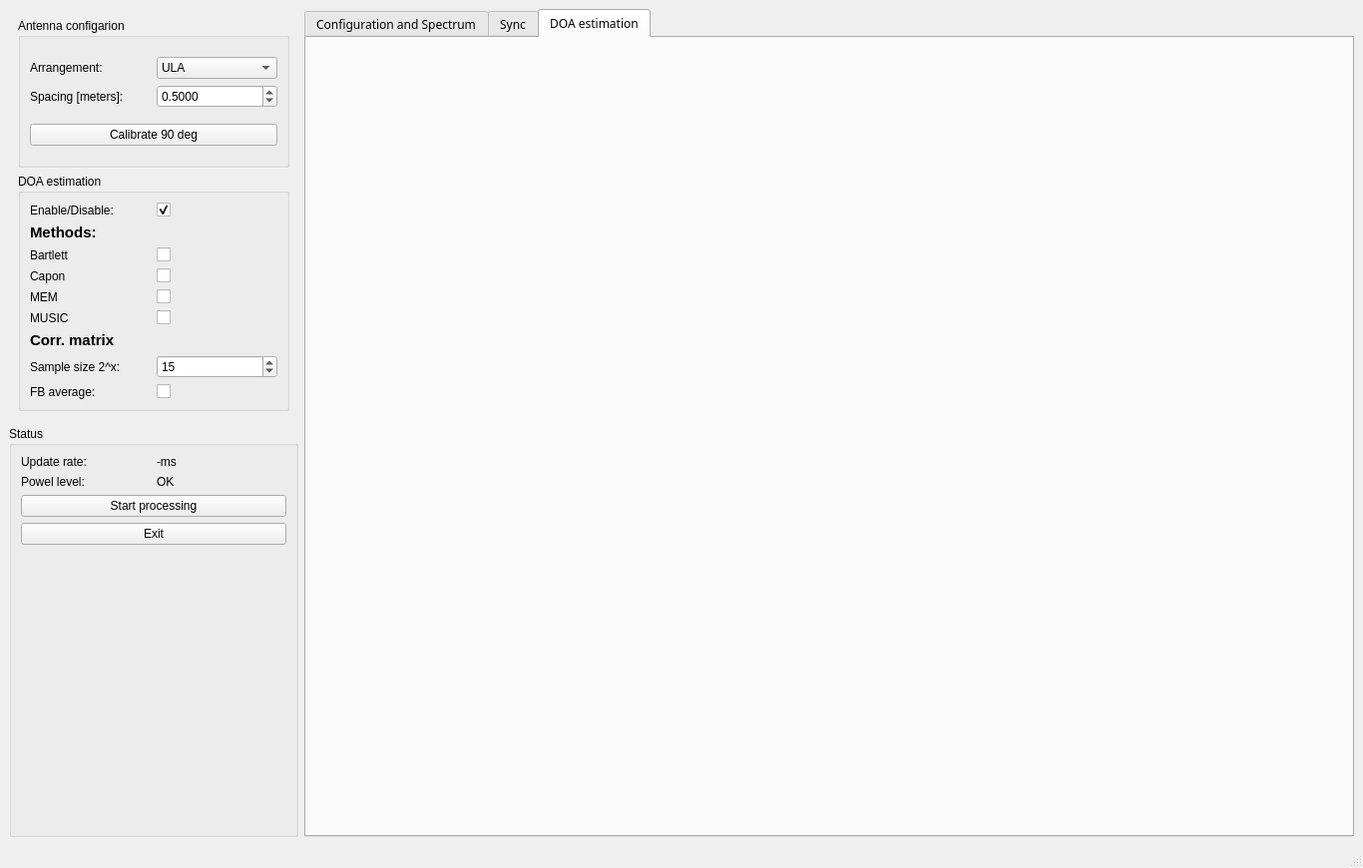
<?xml version="1.0" encoding="UTF-8"?>
<ui version="4.0">
 <class>MainWindow</class>
 <widget class="QMainWindow" name="MainWindow">
  <property name="geometry">
   <rect>
    <x>0</x>
    <y>0</y>
    <width>1366</width>
    <height>870</height>
   </rect>
  </property>
  <property name="windowTitle">
   <string>MainWindow</string>
  </property>
  <widget class="QWidget" name="centralwidget">
   <layout class="QHBoxLayout" name="horizontalLayout">
    <item>
     <layout class="QVBoxLayout" name="verticalLayout_6">
      <item>
       <widget class="QStackedWidget" name="stackedWidget_config">
        <property name="maximumSize">
         <size>
          <width>290</width>
          <height>16777215</height>
         </size>
        </property>
        <property name="currentIndex">
         <number>2</number>
        </property>
        <widget class="QWidget" name="page_4">
         <layout class="QVBoxLayout" name="verticalLayout_7">
          <item>
           <widget class="QGroupBox" name="groupBox_7">
            <property name="title">
             <string>Receiver configaration</string>
            </property>
            <layout class="QGridLayout" name="gridLayout_17">
             <item row="0" column="0">
              <layout class="QGridLayout" name="gridLayout_16">
               <item row="0" column="1">
                <widget class="QDoubleSpinBox" name="doubleSpinBox_center_freq">
                 <property name="decimals">
                  <number>4</number>
                 </property>
                 <property name="minimum">
                  <double>25.000000000000000</double>
                 </property>
                 <property name="maximum">
                  <double>2000.000000000000000</double>
                 </property>
                 <property name="value">
                  <double>100.000000000000000</double>
                 </property>
                </widget>
               </item>
               <item row="1" column="0">
                <widget class="QLabel" name="label_4">
                 <property name="text">
                  <string>Sampling frequency [MHz]:</string>
                 </property>
                </widget>
               </item>
               <item row="0" column="0">
                <widget class="QLabel" name="label_3">
                 <property name="text">
                  <string>Center frequency [MHz]:</string>
                 </property>
                </widget>
               </item>
               <item row="1" column="1">
                <widget class="QDoubleSpinBox" name="label_gain_3">
                 <property name="minimum">
                  <double>1.000000000000000</double>
                 </property>
                 <property name="maximum">
                  <double>3.200000000000000</double>
                 </property>
                </widget>
               </item>
               <item row="2" column="0">
                <widget class="QLabel" name="label_gain_4">
                 <property name="text">
                  <string>RX1 Gain [dB]:</string>
                 </property>
                </widget>
               </item>
               <item row="2" column="1">
                <widget class="QComboBox" name="comboBox_gain_4">
                 <item>
                  <property name="text">
                   <string>0</string>
                  </property>
                 </item>
                 <item>
                  <property name="text">
                   <string>0.9</string>
                  </property>
                 </item>
                 <item>
                  <property name="text">
                   <string>1.4</string>
                  </property>
                 </item>
                 <item>
                  <property name="text">
                   <string>2.7</string>
                  </property>
                 </item>
                 <item>
                  <property name="text">
                   <string>3.7</string>
                  </property>
                 </item>
                 <item>
                  <property name="text">
                   <string>7.7</string>
                  </property>
                 </item>
                 <item>
                  <property name="text">
                   <string>8.7</string>
                  </property>
                 </item>
                 <item>
                  <property name="text">
                   <string>12.5</string>
                  </property>
                 </item>
                 <item>
                  <property name="text">
                   <string>14.4</string>
                  </property>
                 </item>
                 <item>
                  <property name="text">
                   <string>15.7</string>
                  </property>
                 </item>
                 <item>
                  <property name="text">
                   <string>16.6</string>
                  </property>
                 </item>
                 <item>
                  <property name="text">
                   <string>19.7</string>
                  </property>
                 </item>
                 <item>
                  <property name="text">
                   <string>20.7</string>
                  </property>
                 </item>
                 <item>
                  <property name="text">
                   <string>22.9</string>
                  </property>
                 </item>
                 <item>
                  <property name="text">
                   <string>25.4</string>
                  </property>
                 </item>
                 <item>
                  <property name="text">
                   <string>28.0</string>
                  </property>
                 </item>
                 <item>
                  <property name="text">
                   <string>29.7</string>
                  </property>
                 </item>
                 <item>
                  <property name="text">
                   <string>32.8</string>
                  </property>
                 </item>
                 <item>
                  <property name="text">
                   <string>33.8</string>
                  </property>
                 </item>
                 <item>
                  <property name="text">
                   <string>36.4</string>
                  </property>
                 </item>
                 <item>
                  <property name="text">
                   <string>37.2</string>
                  </property>
                 </item>
                 <item>
                  <property name="text">
                   <string>38.6</string>
                  </property>
                 </item>
                 <item>
                  <property name="text">
                   <string>40.2</string>
                  </property>
                 </item>
                 <item>
                  <property name="text">
                   <string>42.1</string>
                  </property>
                 </item>
                 <item>
                  <property name="text">
                   <string>43.4</string>
                  </property>
                 </item>
                 <item>
                  <property name="text">
                   <string>43.9</string>
                  </property>
                 </item>
                 <item>
                  <property name="text">
                   <string>44.5</string>
                  </property>
                 </item>
                 <item>
                  <property name="text">
                   <string>48.0</string>
                  </property>
                 </item>
                 <item>
                  <property name="text">
                   <string>49.6</string>
                  </property>
                 </item>
                </widget>
               </item>
              </layout>
             </item>
             <item row="1" column="0">
              <widget class="QPushButton" name="pushButton_set_receiver_config">
               <property name="text">
                <string>Set</string>
               </property>
              </widget>
             </item>
            </layout>
           </widget>
          </item>
          <item>
           <widget class="QGroupBox" name="groupBox_8">
            <property name="title">
             <string>IQ preprocessing</string>
            </property>
            <layout class="QGridLayout" name="gridLayout_3">
             <item row="0" column="0">
              <layout class="QGridLayout" name="gridLayout_2">
               <item row="2" column="0">
                <widget class="QLabel" name="label_19">
                 <property name="text">
                  <string>FIR tap size:</string>
                 </property>
                </widget>
               </item>
               <item row="1" column="0">
                <widget class="QLabel" name="label_2">
                 <property name="text">
                  <string>Filter BW [kHz]: </string>
                 </property>
                </widget>
               </item>
               <item row="0" column="0">
                <widget class="QLabel" name="label">
                 <property name="text">
                  <string>DC compensation:</string>
                 </property>
                </widget>
               </item>
               <item row="3" column="0">
                <widget class="QLabel" name="label_20">
                 <property name="text">
                  <string>Decimation:</string>
                 </property>
                </widget>
               </item>
               <item row="0" column="1">
                <widget class="QCheckBox" name="checkBox_en_dc_compensation">
                 <property name="text">
                  <string/>
                 </property>
                </widget>
               </item>
               <item row="1" column="1">
                <widget class="QDoubleSpinBox" name="doubleSpinBox_filterbw">
                 <property name="maximum">
                  <double>3400.000000000000000</double>
                 </property>
                 <property name="value">
                  <double>150.000000000000000</double>
                 </property>
                </widget>
               </item>
               <item row="2" column="1">
                <widget class="QSpinBox" name="spinBox_fir_tap_size">
                 <property name="toolTip">
                  <string>&lt;html&gt;&lt;head/&gt;&lt;body&gt;&lt;p&gt;Set to 0 to disable FIR filtering.&lt;/p&gt;&lt;/body&gt;&lt;/html&gt;</string>
                 </property>
                 <property name="maximum">
                  <number>10000</number>
                 </property>
                </widget>
               </item>
               <item row="3" column="1">
                <widget class="QSpinBox" name="spinBox_decimation">
                 <property name="minimum">
                  <number>1</number>
                 </property>
                 <property name="maximum">
                  <number>1000</number>
                 </property>
                </widget>
               </item>
              </layout>
             </item>
            </layout>
           </widget>
          </item>
          <item>
           <widget class="QCheckBox" name="checkBox_en_spectrum">
            <property name="text">
             <string>Enable spectrum display</string>
            </property>
           </widget>
          </item>
         </layout>
        </widget>
        <widget class="QWidget" name="page">
         <layout class="QHBoxLayout" name="horizontalLayout_2">
          <item>
           <widget class="QGroupBox" name="groupBox">
            <property name="title">
             <string>Syncronization</string>
            </property>
            <layout class="QGridLayout" name="gridLayout_9">
             <item row="0" column="1">
              <layout class="QVBoxLayout" name="verticalLayout_2">
               <item>
                <layout class="QGridLayout" name="gridLayout_8">
                 <item row="0" column="0">
                  <widget class="QLabel" name="label_12">
                   <property name="text">
                    <string>Enable sync display:</string>
                   </property>
                  </widget>
                 </item>
                 <item row="0" column="1">
                  <widget class="QCheckBox" name="checkBox_en_sync_display">
                   <property name="text">
                    <string/>
                   </property>
                  </widget>
                 </item>
                 <item row="1" column="0">
                  <widget class="QLabel" name="label_32">
                   <property name="text">
                    <string>Noise source ON/OFF</string>
                   </property>
                  </widget>
                 </item>
                 <item row="1" column="1">
                  <widget class="QCheckBox" name="checkBox_en_noise_source">
                   <property name="text">
                    <string/>
                   </property>
                  </widget>
                 </item>
                </layout>
               </item>
               <item>
                <widget class="QPushButton" name="pushButton_del_sync_history">
                 <property name="text">
                  <string>Delete history</string>
                 </property>
                </widget>
               </item>
               <item>
                <widget class="QPushButton" name="pushButton_sync">
                 <property name="text">
                  <string>Sample sync</string>
                 </property>
                </widget>
               </item>
               <item>
                <widget class="QPushButton" name="pushButton_iq_calib">
                 <property name="text">
                  <string>Calibrate IQ</string>
                 </property>
                </widget>
               </item>
              </layout>
             </item>
             <item row="1" column="1">
              <spacer name="verticalSpacer_3">
               <property name="orientation">
                <enum>Qt::Vertical</enum>
               </property>
               <property name="sizeHint" stdset="0">
                <size>
                 <width>20</width>
                 <height>40</height>
                </size>
               </property>
              </spacer>
             </item>
            </layout>
           </widget>
          </item>
         </layout>
        </widget>
        <widget class="QWidget" name="page_2">
         <layout class="QVBoxLayout" name="verticalLayout">
          <item>
           <widget class="QGroupBox" name="groupBox_2">
            <property name="title">
             <string>Antenna configarion</string>
            </property>
            <layout class="QGridLayout" name="gridLayout_7">
             <item row="0" column="0">
              <layout class="QGridLayout" name="gridLayout_4">
               <item row="0" column="0">
                <widget class="QLabel" name="label_21">
                 <property name="text">
                  <string>Arrangement:</string>
                 </property>
                </widget>
               </item>
               <item row="1" column="0">
                <widget class="QLabel" name="label_24">
                 <property name="text">
                  <string>Spacing [meters]:</string>
                 </property>
                </widget>
               </item>
               <item row="0" column="1">
                <widget class="QComboBox" name="comboBox_antenna_alignment">
                 <property name="toolTip">
                  <string>&lt;html&gt;&lt;head/&gt;&lt;body&gt;&lt;p&gt;ULA (Uniform Linear Array)&lt;br/&gt;UCA (Uniform Ciruclar Array)&lt;/p&gt;&lt;/body&gt;&lt;/html&gt;</string>
                 </property>
                 <item>
                  <property name="text">
                   <string>ULA</string>
                  </property>
                 </item>
                 <item>
                  <property name="text">
                   <string>UCA</string>
                  </property>
                 </item>
                </widget>
               </item>
               <item row="1" column="1">
                <widget class="QDoubleSpinBox" name="doubleSpinBox_DOA_d">
                 <property name="decimals">
                  <number>4</number>
                 </property>
                 <property name="value">
                  <double>0.500000000000000</double>
                 </property>
                </widget>
               </item>
              </layout>
             </item>
             <item row="1" column="0">
              <widget class="QPushButton" name="pushButton_DOA_cal_90">
               <property name="text">
                <string>Calibrate 90 deg</string>
               </property>
              </widget>
             </item>
            </layout>
           </widget>
          </item>
          <item>
           <widget class="QGroupBox" name="groupBox_4">
            <property name="title">
             <string>DOA estimation</string>
            </property>
            <layout class="QGridLayout" name="gridLayout_10">
             <item row="0" column="0">
              <layout class="QGridLayout" name="gridLayout">
               <item row="4" column="1">
                <widget class="QCheckBox" name="checkBox_en_DOA_MEM">
                 <property name="text">
                  <string/>
                 </property>
                </widget>
               </item>
               <item row="7" column="0">
                <widget class="QLabel" name="label_10">
                 <property name="text">
                  <string>Sample size 2^x:</string>
                 </property>
                </widget>
               </item>
               <item row="2" column="1">
                <widget class="QCheckBox" name="checkBox_en_DOA_Bartlett">
                 <property name="text">
                  <string/>
                 </property>
                </widget>
               </item>
               <item row="0" column="0">
                <widget class="QLabel" name="label_11">
                 <property name="text">
                  <string>Enable/Disable:</string>
                 </property>
                </widget>
               </item>
               <item row="3" column="1">
                <widget class="QCheckBox" name="checkBox_en_DOA_Capon">
                 <property name="text">
                  <string/>
                 </property>
                </widget>
               </item>
               <item row="5" column="0">
                <widget class="QLabel" name="label_9">
                 <property name="text">
                  <string>MUSIC</string>
                 </property>
                </widget>
               </item>
               <item row="4" column="0">
                <widget class="QLabel" name="label_8">
                 <property name="text">
                  <string>MEM</string>
                 </property>
                </widget>
               </item>
               <item row="7" column="1">
                <widget class="QSpinBox" name="spinBox_DOA_sample_size">
                 <property name="minimum">
                  <number>1</number>
                 </property>
                 <property name="maximum">
                  <number>22</number>
                 </property>
                 <property name="value">
                  <number>15</number>
                 </property>
                </widget>
               </item>
               <item row="5" column="1">
                <widget class="QCheckBox" name="checkBox_en_DOA_MUSIC">
                 <property name="text">
                  <string/>
                 </property>
                </widget>
               </item>
               <item row="0" column="1">
                <widget class="QCheckBox" name="checkBox_en_DOA">
                 <property name="text">
                  <string/>
                 </property>
                 <property name="checked">
                  <bool>true</bool>
                 </property>
                </widget>
               </item>
               <item row="3" column="0">
                <widget class="QLabel" name="label_7">
                 <property name="text">
                  <string>Capon</string>
                 </property>
                </widget>
               </item>
               <item row="2" column="0">
                <widget class="QLabel" name="label_6">
                 <property name="text">
                  <string>Bartlett</string>
                 </property>
                </widget>
               </item>
               <item row="8" column="0">
                <widget class="QLabel" name="label_16">
                 <property name="text">
                  <string>FB average:</string>
                 </property>
                </widget>
               </item>
               <item row="8" column="1">
                <widget class="QCheckBox" name="checkBox_en_DOA_FB_avg">
                 <property name="text">
                  <string/>
                 </property>
                </widget>
               </item>
               <item row="1" column="0">
                <widget class="QLabel" name="label_5">
                 <property name="font">
                  <font>
                   <pointsize>11</pointsize>
                   <weight>75</weight>
                   <bold>true</bold>
                  </font>
                 </property>
                 <property name="text">
                  <string>Methods:</string>
                 </property>
                </widget>
               </item>
               <item row="6" column="0">
                <widget class="QLabel" name="label_15">
                 <property name="font">
                  <font>
                   <pointsize>11</pointsize>
                   <weight>75</weight>
                   <bold>true</bold>
                  </font>
                 </property>
                 <property name="text">
                  <string>Corr. matrix</string>
                 </property>
                </widget>
               </item>
              </layout>
             </item>
            </layout>
           </widget>
          </item>
         </layout>
        </widget>
       </widget>
      </item>
      <item>
       <widget class="QGroupBox" name="groupBox_6">
        <property name="maximumSize">
         <size>
          <width>290</width>
          <height>16777215</height>
         </size>
        </property>
        <property name="title">
         <string>Status </string>
        </property>
        <layout class="QGridLayout" name="gridLayout_15">
         <item row="2" column="0">
          <layout class="QGridLayout" name="gridLayout_14">
           <item row="1" column="1">
            <widget class="QLabel" name="label_power_level">
             <property name="text">
              <string>OK</string>
             </property>
            </widget>
           </item>
           <item row="1" column="0">
            <widget class="QLabel" name="label_17">
             <property name="text">
              <string>Powel level:</string>
             </property>
            </widget>
           </item>
           <item row="0" column="1">
            <widget class="QLabel" name="label_update_rate">
             <property name="text">
              <string>-ms</string>
             </property>
            </widget>
           </item>
           <item row="0" column="0">
            <widget class="QLabel" name="label_22">
             <property name="text">
              <string>Update rate:</string>
             </property>
            </widget>
           </item>
          </layout>
         </item>
         <item row="5" column="0">
          <spacer name="verticalSpacer_4">
           <property name="orientation">
            <enum>Qt::Vertical</enum>
           </property>
           <property name="sizeHint" stdset="0">
            <size>
             <width>20</width>
             <height>40</height>
            </size>
           </property>
          </spacer>
         </item>
         <item row="4" column="0">
          <widget class="QPushButton" name="pushButton_close">
           <property name="text">
            <string>Exit</string>
           </property>
          </widget>
         </item>
         <item row="3" column="0">
          <widget class="QPushButton" name="pushButton_proc_control">
           <property name="text">
            <string>Start processing</string>
           </property>
          </widget>
         </item>
        </layout>
       </widget>
      </item>
     </layout>
    </item>
    <item>
     <widget class="QTabWidget" name="tabWidget">
      <property name="font">
       <font>
        <family>Purisa</family>
       </font>
      </property>
      <property name="cursor">
       <cursorShape>ArrowCursor</cursorShape>
      </property>
      <property name="focusPolicy">
       <enum>Qt::TabFocus</enum>
      </property>
      <property name="currentIndex">
       <number>2</number>
      </property>
      <widget class="QWidget" name="tab_spectrum">
       <property name="palette">
        <palette>
         <active>
          <colorrole role="Base">
           <brush brushstyle="SolidPattern">
            <color alpha="255">
             <red>0</red>
             <green>0</green>
             <blue>0</blue>
            </color>
           </brush>
          </colorrole>
          <colorrole role="Window">
           <brush brushstyle="SolidPattern">
            <color alpha="128">
             <red>255</red>
             <green>255</green>
             <blue>255</blue>
            </color>
           </brush>
          </colorrole>
         </active>
         <inactive>
          <colorrole role="Base">
           <brush brushstyle="SolidPattern">
            <color alpha="255">
             <red>0</red>
             <green>0</green>
             <blue>0</blue>
            </color>
           </brush>
          </colorrole>
          <colorrole role="Window">
           <brush brushstyle="SolidPattern">
            <color alpha="128">
             <red>255</red>
             <green>255</green>
             <blue>255</blue>
            </color>
           </brush>
          </colorrole>
         </inactive>
         <disabled>
          <colorrole role="Base">
           <brush brushstyle="SolidPattern">
            <color alpha="128">
             <red>255</red>
             <green>255</green>
             <blue>255</blue>
            </color>
           </brush>
          </colorrole>
          <colorrole role="Window">
           <brush brushstyle="SolidPattern">
            <color alpha="128">
             <red>255</red>
             <green>255</green>
             <blue>255</blue>
            </color>
           </brush>
          </colorrole>
         </disabled>
        </palette>
       </property>
       <attribute name="title">
        <string>Configuration and Spectrum</string>
       </attribute>
       <layout class="QGridLayout" name="gridLayout_6">
        <item row="0" column="0">
         <layout class="QGridLayout" name="gridLayout_spectrum"/>
        </item>
       </layout>
      </widget>
      <widget class="QWidget" name="tab_symc">
       <attribute name="title">
        <string>Sync</string>
       </attribute>
       <layout class="QGridLayout" name="gridLayout_5">
        <item row="0" column="0">
         <layout class="QGridLayout" name="gridLayout_sync"/>
        </item>
       </layout>
      </widget>
      <widget class="QWidget" name="tab_DOA">
       <attribute name="title">
        <string>DOA estimation</string>
       </attribute>
       <layout class="QGridLayout" name="gridLayout_12">
        <item row="0" column="0">
         <layout class="QGridLayout" name="gridLayout_DOA"/>
        </item>
       </layout>
      </widget>
     </widget>
    </item>
   </layout>
  </widget>
  <widget class="QMenuBar" name="menubar">
   <property name="geometry">
    <rect>
     <x>0</x>
     <y>0</y>
     <width>1366</width>
     <height>22</height>
    </rect>
   </property>
  </widget>
  <widget class="QStatusBar" name="statusbar"/>
 </widget>
 <resources/>
 <connections/>
</ui>
